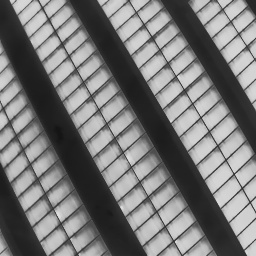
#> input picture preprocessed_data/snap_1_ (1).jpg, 256 x 256 px, found by its file name
$ jupyter execute --allow-errors DEC.ipynb
#> lines starting #> are read from the running program, lines starting #| are printed output that depends on the picture; after the words box and inside, x2 and y2 are one past the last pixel; in counts of white or black regions, pixels touching at a corner belong together
## Load image

[cell 1]
# conda install opencv

[cell 2]
import os
import cv2
import numpy as np

dir_path = 'data/Thermal/snap_1_ (120).jpg'
#> (the rest of this cell did not finish here and is left out)

## Analysing

[cell 3]
import cv2
import numpy as np

# Load the thermal image
image_path = "data/Thermal/snap_1_ (1).jpg"
thermal_image = cv2.imread(image_path)
#> thermal_image is the input picture: shape (256, 256, 3); min 20, max 225, mean 121.8

# Preprocess the image (if needed)
# For thermal images, you may need to apply appropriate image processing techniques like adjusting brightness, contrast, or thresholding to enhance cell visibility.

# Convert the image to grayscale
gray_image = cv2.cvtColor(thermal_image, cv2.COLOR_BGR2GRAY)

# Apply edge detection to identify cell boundaries
edges = cv2.Canny(gray_image, 50, 150)
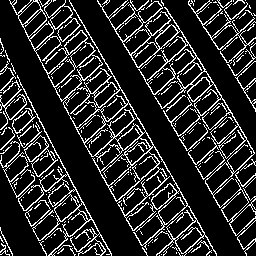
#> edges: shape (256, 256); 15.8% white in thin lines or dots

# Find contours in the image
contours, _ = cv2.findContours(edges, cv2.RETR_EXTERNAL, cv2.CHAIN_APPROX_SIMPLE)
#> contours = 174 contours, 163 with area under 20; largest, box (x1, y1, x2, y2) and area: (9, 0, 217, 256) 10108, (97, 0, 256, 236) 3928, (17, 75, 112, 256) 979, (188, 0, 256, 63) 504, (0, 125, 42, 198) 388

# Define a list to store the cropped cell images
cropped_images = []

# Iterate over the contours and extract the individual cells
for contour in contours:
    # Find the bounding rectangle around the contour
    x, y, w, h = cv2.boundingRect(contour)

    # Crop the cell region from the thermal image
    cell_image = thermal_image[y:y+h, x:x+w]

    # Append the cropped cell image to the list
    cropped_images.append(cell_image)
#> this loop made 174 passes
#> (x, y, w, h) on passes 5, 7, 10: (178, 252, 3, 4), (206, 250, 6, 6), (70, 248, 6, 8)
#> after the loop, cropped_images = 174 items

# Save the cropped images
for i, cropped_image in enumerate(cropped_images):
    cv2.imwrite(f'cell_{i+1}.jpg', cropped_image)
#> this loop made 174 passes
#> cropped_image on passes 1 to 3: [[145, 145, 145]], [[55, 55, 55]], [[140, 140, 140]]

print("Cell cropping completed!")


$ run again, with preprocessed_data/snap_1_ (102).jpg copied over preprocessed_data/snap_1_ (1).jpg
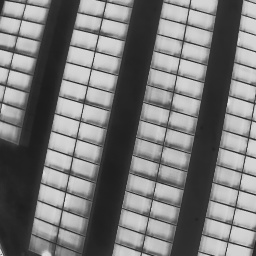
#> input picture preprocessed_data/snap_1_ (102).jpg, 256 x 256 px, found by its file name
#> thermal_image is the input picture: shape (256, 256, 3); min 27, max 223, mean 121.3
#> `edges = cv2.Canny(gray_image, 50, 150)`:
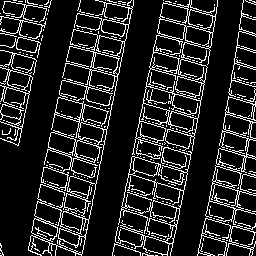
#> edges: shape (256, 256); 14% white in thin lines or dots
#> contours = 195 contours, 186 with area under 20; largest, box (x1, y1, x2, y2) and area: (132, 0, 218, 155) 6529, (28, 0, 134, 256) 4916, (118, 147, 192, 256) 2818, (197, 165, 256, 256) 1122, (216, 88, 256, 173) 1042
#> the loop `for contour in contours:` made 195 passes
#> (x, y, w, h) on passes 4, 6, 11: (142, 253, 12, 3), (34, 248, 6, 4), (200, 243, 3, 9)
#> after the loop `for contour in contours:`: cropped_images = 195 items
#> the loop `for i, cropped_image in enumerate(cropped_images):` made 195 passes
#> cropped_image on passes 1 to 3: [[133, 133, 133], [132, 132, 132], [109, 109, 109]], [[157, 157, 157]], [[113, 113, 113]]

$ run again, with preprocessed_data/snap_1_ (11).jpg copied over preprocessed_data/snap_1_ (1).jpg
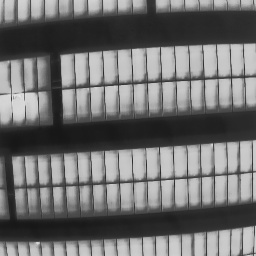
#> input picture preprocessed_data/snap_1_ (11).jpg, 256 x 256 px, found by its file name
#> thermal_image is the input picture: shape (256, 256, 3); min 22, max 228, mean 112.7
#> `edges = cv2.Canny(gray_image, 50, 150)`:
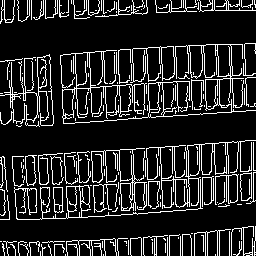
#> edges: shape (256, 256); 14.6% white in thin lines or dots
#> contours = 181 contours, 170 with area under 20; largest, box (x1, y1, x2, y2) and area: (60, 44, 256, 124) 2958, (0, 54, 54, 127) 1328, (14, 179, 203, 220) 795, (91, 148, 147, 211) 794, (146, 140, 256, 209) 712
#> the loop `for contour in contours:` made 181 passes
#> (x, y, w, h) on passes 6 to 8: (68, 244, 10, 12), (54, 244, 11, 12), (48, 244, 4, 12)
#> after the loop `for contour in contours:`: cropped_images = 181 items
#> the loop `for i, cropped_image in enumerate(cropped_images):` made 181 passes
#> cropped_image on passes 1 to 3: [[184, 184, 184], [181, 181, 181]], [[128, 128, 128], [138, 138, 138]], [[119, 119, 119], [126, 126, 126]]
